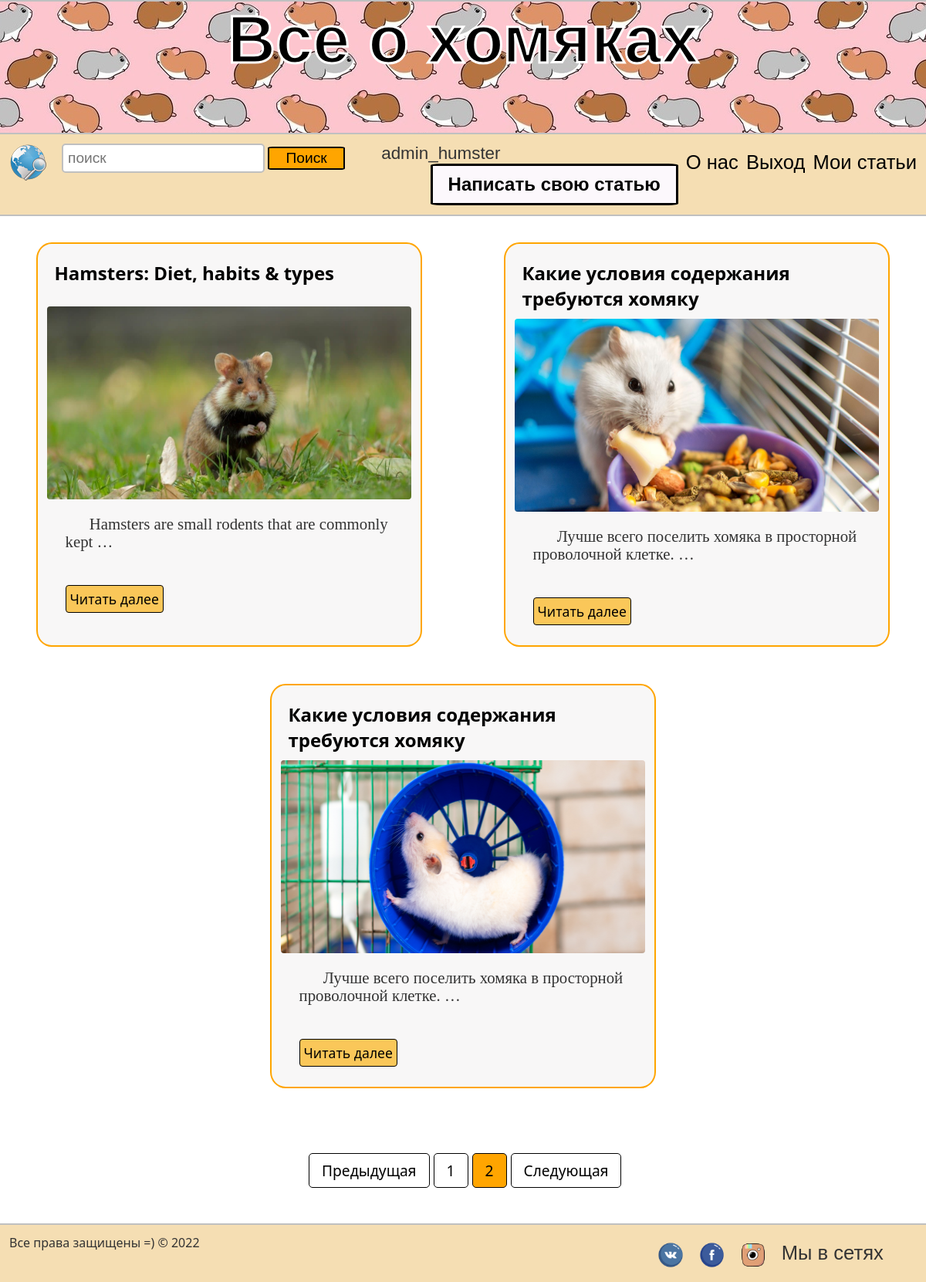
Before: /my_articles?page=2 (signed in) with the older database file.
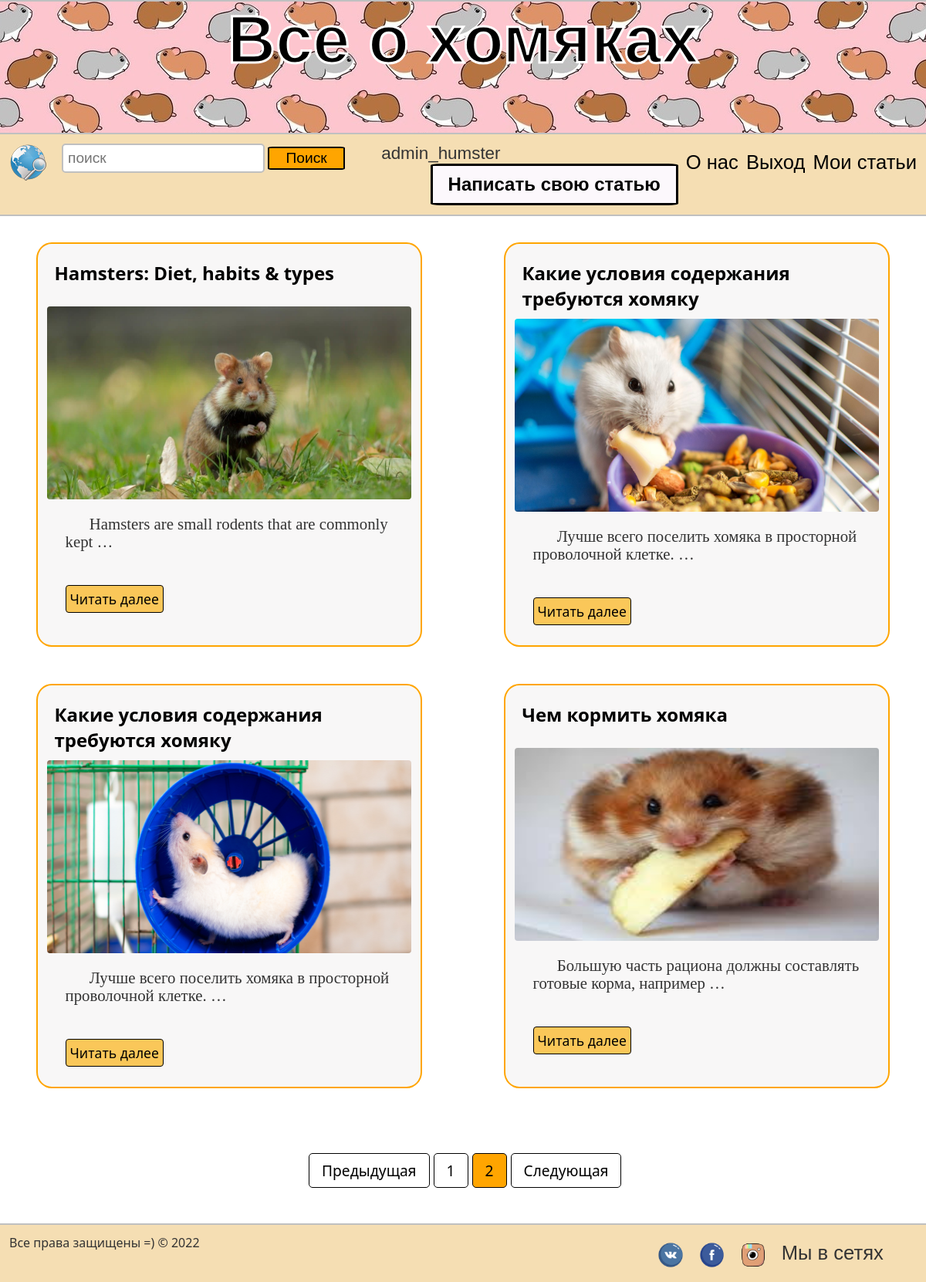
After: the same page with the newer database file.
### myblog/models.py (models this page shows, shortened)
class Post(models.Model):
    title = models.CharField(max_length=200)
    url = models.SlugField(null=False, unique=True)
    content = models.TextField()
    image = models.ImageField()
    created_at = models.DateField(default=timezone.now)
    author = models.ForeignKey(User, on_delete=models.CASCADE)

### myblog/views.py (the view)
# urls.py: path('my_articles', UserPostsView.as_view(), name='my_articles')
class UserPostsView(View):
    def get(self, request, *args, **kwargs):
        posts = Post.objects.filter(author=request.user)
        paginator = Paginator(posts, 6)
        page_number = request.GET.get('page')
        page_obj = paginator.get_page(page_number)
        return render(request, 'myblog/my_articles.html', context={
            'page_obj': page_obj
        })

### myblog/templates/myblog/my_articles.html (shortened to what this page needs)
{% extends './base.html' %}
{% load static %}
{% block content %}
	<div class="wrapper">
		<div class="articles">
			{% for post in page_obj %}
			<div class="article">
					<div class="content">
						<div class="title">
							<h4>{{ post.title|safe }}</h4>
						</div>
						<img src="media/{{ post.image }}" title="Humster picture">
						<p>{{ post.content|truncatewords:8 }}</p>
					</div>
					<a href="{% url 'post_detail' slug=post.url %}">Читать далее</a>
			</div>
			{% endfor %}
		</div>
	</div>
	{% endblock content %}
{% block pagination %}
    <div class="pagin_div">
        <nav class="pagination">
        <ul class="pagination">
            {% if page_obj.has_previous %}
                <a class="" href="?page={{ page_obj.previous_page_number }}" tabindex="-1">Предыдущая</a>
            {% else %}
                <li><a href="#" tabindex="-1">Предыдущая</a></li>
            {% endif %}
            {% for i in page_obj.paginator.page_range %}
                {% if i == page_obj.number %}
                    <li><a href="?page={{ i }}" class="sr-only">{{ i }}</a></li>
                {% else %}
                    <li><a href="?page={{ i }}" >{{ i }}</a></li>
                {% endif %}
            {% endfor %}
        {% if page_obj.has_next %}
            <a class="next" href="?page={{ page_obj.next_page_number }}">Следующая</a>
        {% else %}
            <li class="next"><a href="#">Следующая</a></li>
        {% endif %}
        </ul>
    </nav>
    </div>
    <br>
{% endblock %}

Changed rows visible on the page:
added Post: title "Чем кормить хомяка", image (picture), content "Большую часть рациона должны составлять готовые корма, например …"
